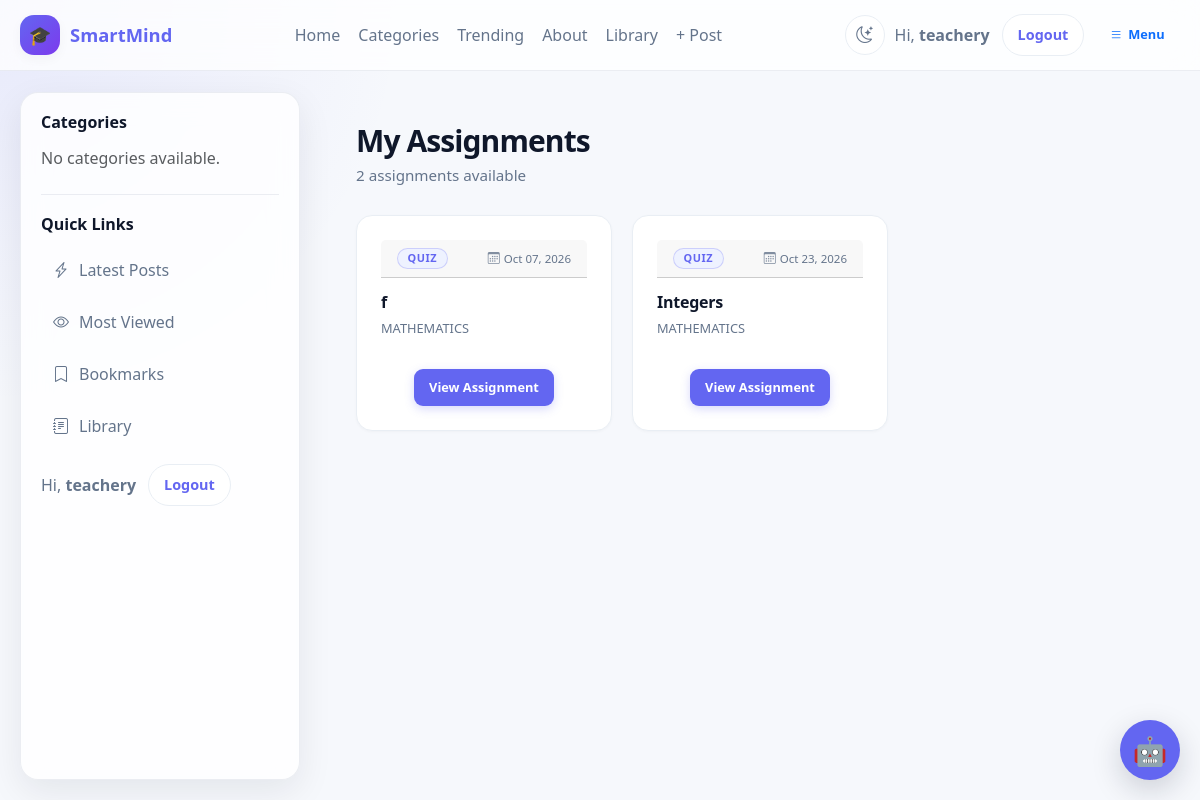
The page /assignments/ (signed in) on the database as committed earlier.
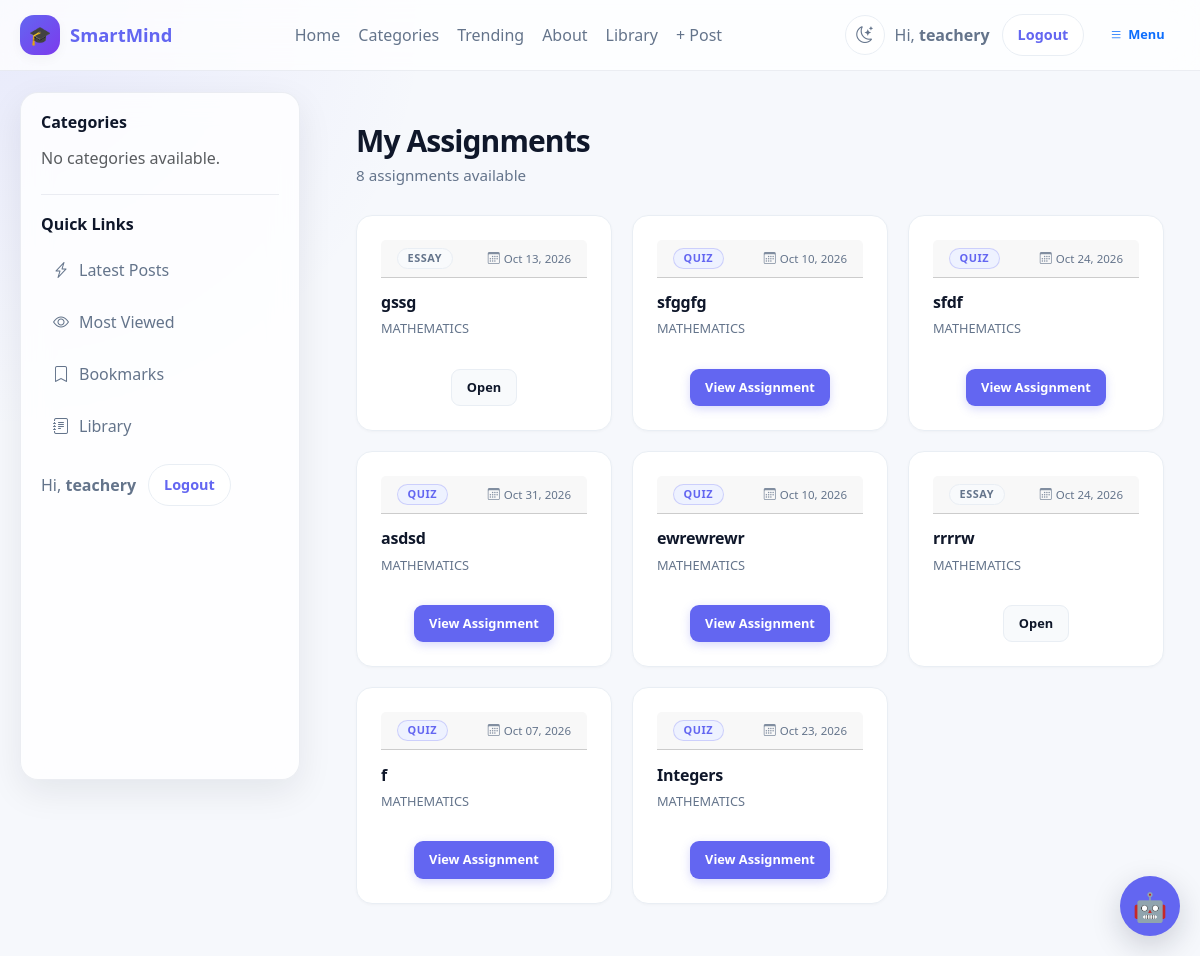
The same page on the database as committed later.
### accounts/models.py (models this page shows, shortened)
class User(AbstractUser):
    ROLE_CHOICES = [
        ("school_admin", "School Admin"),
        ("teacher", "Teacher"),
        ("student", "Student"),
        ("parent", "Parent"),
    ]
    role = models.CharField(
        max_length=20,
        choices=ROLE_CHOICES,
        default="student",
        db_index=True,
    )
    school = models.ForeignKey(
        "schools.School",
        on_delete=models.CASCADE,
        related_name="users",
        null=True,
        blank=True,
    )
    school_class = models.ForeignKey(
        "schools.SchoolClass",
        on_delete=models.SET_NULL,
        related_name="students",
        null=True,
        blank=True,
    )
    teacher_role = models.ForeignKey(
        "TeacherRole",
        on_delete=models.SET_NULL,
        null=True,
        blank=True,
        related_name="teachers",
    )
    admission_number = models.CharField(
        max_length=30,
        unique=True,
        blank=True,
        null=True,
        db_index=True,
    )
    employee_number = models.CharField(
        max_length=30,
        unique=True,
        blank=True,
        null=True,
        db_index=True,
    )
    tsc_number = models.CharField(
        max_length=30,
        blank=True,
        null=True,
    )
    phone_number = models.CharField(max_length=20, blank=True)
    profile_picture = models.ImageField(upload_to="profiles/", blank=True, null=True)
    date_of_birth = models.DateField(blank=True, null=True)
    is_verified = models.BooleanField(default=False)
    created_at = models.DateTimeField(default=timezone.now)
    updated_at = models.DateTimeField(auto_now=True)

### assignments/models.py (models this page shows, shortened)
class Assignment(models.Model):
    ASSIGNMENT_TYPES = (
        ('essay', 'Essay / Written'),
        ('quiz', 'Multiple Choice Quiz'),
        ('mixed', 'Mixed'),
    )
    title = models.CharField(max_length=200)
    description = CKEditor5Field("Description", config_name="default")
    teacher = models.ForeignKey(
        'accounts.User',
        on_delete=models.CASCADE,
        related_name="created_assignments"
    )
    from .storage import AssignmentStorage
    attachment = models.FileField(
        storage=AssignmentStorage(),
        upload_to="",
        blank=True,
        null=True,
    )
    school_class = models.ForeignKey(
        'schools.SchoolClass',
        on_delete=models.CASCADE,
        related_name="assignments",
    )
    subject = models.ForeignKey(
        "Subject",
        on_delete=models.CASCADE,
        related_name="assignments"
    )
    assignment_type = models.CharField(
        max_length=20,
        choices=ASSIGNMENT_TYPES,
        default='essay'
    )
    due_date = models.DateTimeField()
    total_marks = models.FloatField(default=100)
    duration_minutes = models.IntegerField(null=True, blank=True)
    is_timed = models.BooleanField(default=False)
    created_at = models.DateTimeField(auto_now_add=True)
    class Meta:
        ordering = ['-created_at']
        indexes = [
            models.Index(fields=["school_class"]),
            models.Index(fields=["subject"]),
            models.Index(fields=["teacher"]),
            models.Index(fields=["due_date"]),
        ]

class Subject(models.Model):
    school = models.ForeignKey(
        School,
        on_delete=models.CASCADE,
        related_name="subjects"
    )
    name = models.CharField(max_length=100)
    code = models.CharField(max_length=20, blank=True)
    class Meta:
        unique_together = ('school', 'name')

### assignments/views.py (the view)
# urls.py: path('', views.assignment_list, name='assignment_list'),
@login_required
def assignment_list(request):
    user = request.user
    if user.role == "student":
        enrollment = get_object_or_404(
            Enrollment.objects.select_related("school_class"),
            student=user
        )
        assignments = Assignment.objects.filter(
            school_class=enrollment.school_class
        )
    elif user.role == "teacher":
        assignments = Assignment.objects.filter(
            teacher=user
        )
    elif user.role == "school_admin":
        assignments = Assignment.objects.filter(
            school_class__school=user.school
        )
    else:
        return HttpResponseForbidden(
            "You do not have permission to view assignments."
        )
    assignments = assignments.select_related(
        "teacher",
        "subject",
        "school_class"
    )
    return render(
        request,
        "assignment_list.html",
        {
            "assignments": assignments
        }
    )

### assignments/templates/assignment_list.html (shortened to what this page needs)
{% extends "base.html" %}
{% load static %}
{% block content %}
<section class="assignments">
  <header class="assignments-header">
    <h2>My Assignments</h2>
    <p class="subtitle">
      {{ assignments|length }} assignment{{ assignments|length|pluralize }} available
    </p>
  </header>
  <div class="grid">
    {% for a in assignments %}
      <article class="card">
        <div class="card-header">
          <span class="badge badge-{{ a.assignment_type|default:'default' }}">
            {{ a.assignment_type|default:"Assignment"|title }}
          </span>
          {% if a.due_date %}
            <span class="due-date">
              <i class="bi bi-calendar3"></i>
              {{ a.due_date|date:"M d, Y" }}
            </span>
          {% endif %}
        </div>
        <h3 class="card-title">{{ a.title }}</h3>
        <p class="card-subject">{{ a.subject.name }}</p>
        <div class="card-actions">
          {% if a.assignment_type == "quiz" %}
            <a class="btn btn-primary" href="{% url 'assignment_detail' a.id %}">
              View Assignment
            </a>
          {% else %}
            <a class="btn btn-secondary" href="{% url 'assignment_detail' a.id %}">
              Open
            </a>
          {% endif %}
        </div>
      </article>
    {% empty %}
      <div class="empty-state">
        <div class="empty-icon">📚</div>
        <h3>No assignments yet</h3>
        <p>You're all caught up. Check back later!</p>
      </div>
    {% endfor %}
  </div>
</section>
{% endblock %}

### blog/templates/base.html (shortened to what this page needs)
{% load static %}
<!DOCTYPE html>
<html lang="en" data-theme="light">
<head>
    <link href="https://cdn.jsdelivr.net/npm/bootstrap@5.3.7/dist/css/bootstrap.min.css" rel="stylesheet">
    <link rel="stylesheet" href="https://cdn.jsdelivr.net/npm/bootstrap-icons@1.11.3/font/bootstrap-icons.min.css">
    <link rel="stylesheet" href="{% static 'smartmind_ai/chatbot.css' %}">
    <link rel="stylesheet" href="{% static 'django_ckeditor_5/dist/styles.css' %}">
</head>
<body>
<div class="site-shell">
    <header class="site-navbar">
        <div class="nav-inner">
            <a href="{% url 'dashboard' %}" class="brand">
                <span class="brand-badge">🎓</span>
                <span>SmartMind</span>
            </a>
            <nav class="nav-links" aria-label="Main navigation">
                {% if user.is_authenticated %}
                    <a href="{% url 'dashboard' %}">Home</a>
                {% else %}
                    <a href="{% url 'blog:home' %}">Home</a>
                {% endif %}
                <a href="#">Categories</a>
                <a href="#">Trending</a>
                <a href="#">About</a>
                <a href="{% url 'library:home' %}">Library</a>
                {% if user.is_authenticated %}
                    {% if user.is_superuser or user.role == "school_admin" or user.role == "teacher" %}
                        <a href="{% url 'blog:add_post' %}">+ Post</a>
                    {% endif %}
                {% endif %}
            </nav>
            <div class="nav-actions">
                <button type="button"
                        class="theme-toggle"
                        id="themeToggle"
                        aria-label="Toggle dark mode"
                        title="Toggle light / dark theme">
                    <i class="bi bi-moon-stars icon-moon"></i>
                </button>
                <div class="user-box">
                    {% if user.is_authenticated %}
                        <span>Hi, <strong>{{ user.username }}</strong></span>
                        <form action="{% url 'logout' %}" method="post" class="m-0">
                            <button type="submit" class="btn-pill">Logout</button>
                        </form>
                    {% else %}
                        <a href="{% url 'login' %}" class="btn-pill">Login</a>
                    {% endif %}
                </div>
                <button class="btn btn-outline-primary mobile-menu-btn"
                        type="button"
                        data-bs-toggle="offcanvas"
                        data-bs-target="#mobileSidebar"
                        aria-controls="mobileSidebar">
                    <i class="bi bi-list"></i> Menu
                </button>
            </div>
        </div>
    </header>
    <div class="layout">
        <aside class="sidebar d-none d-lg-block">
            <div class="sidebar-section">
                <h3>Categories</h3>
                <div class="sidebar-links">
                    {% for category in categories %}
                        <a href="{% url 'blog:category_post' category.slug %}">
                            <i class="bi bi-folder2"></i>
                            <span>{{ category.name }}</span>
                        </a>
                    {% empty %}
                        <p class="text-muted mb-0">No categories available.</p>
                    {% endfor %}
                </div>
            </div>
            <div class="sidebar-section">
                <h3>Quick Links</h3>
                <div class="sidebar-links">
                    <a href="#"><i class="bi bi-lightning-charge"></i><span>Latest Posts</span></a>
                    <a href="#"><i class="bi bi-eye"></i><span>Most Viewed</span></a>
                    <a href="#"><i class="bi bi-bookmark"></i><span>Bookmarks</span></a>
                    <a href="{% url 'library:home' %}"><i class="bi bi-journal-text"></i><span>Library</span></a>
                </div>
                <div class="user-box mt-3">
                    {% if user.is_authenticated %}
                        <span>Hi, <strong>{{ user.username }}</strong></span>
                        <form action="{% url 'logout' %}" method="post" class="m-0">
                            <button type="submit" class="btn-pill">Logout</button>
                        </form>
                    {% else %}
                        <a href="{% url 'login' %}" class="btn-pill">Login</a>
                    {% endif %}
                </div>
            </div>
        </aside>
        <main>
            <div class="content-wrap">
                {% block content %}{% endblock %}
            </div>
        </main>
    </div>
</div>
{% include "smartmind_ai/chatbot.html" %}
</body>
</html>

### smartmind_ai/templates/smartmind_ai/chatbot.html (shortened to what this page needs)
{% load static %}
<div id="smartmind-chat-button" aria-label="Open chat">
    🤖
</div>

### static/smartmind_ai/chatbot.css (style rules this page uses)
#smartmind-chat-button { position: fixed; right: 20px; bottom: 20px; width: 65px; height: 65px; border: none; border-radius: 50%; background: #0d6efd; color: #ffffff; display: flex; align-items: center; justify-content: center; font-size: 30px; cursor: pointer; box-shadow: 0 8px 20px rgba(0, 0, 0, 0.30); z-index: 999999; transition: transform 0.2s ease, box-shadow 0.2s ease; }

### blog/templates/base.html (style rules this page uses)
:root, [data-theme="light"] { --bg: #f6f8fc; --surface: rgba(255, 255, 255, 0.82); --surface-solid: #ffffff; --surface-alt: #f8fafc; --text: #0f172a; --muted: #64748b; --primary: #6366f1; --primary-2: #4f46e5; --primary-soft: #eef2ff; --border: rgba(148, 163, 184, 0.18); --border-solid: #e9eef4; --shadow: 0 12px 35px rgba(15, 23, 42, 0.08); --shadow-sm: 0 4px 12px rgba(15, 23, 42, 0.04); --navbar-bg: rgba(255, 255, 255, 0.76); --radius: 18px; --navbar-h: 72px; --sidebar-w: 280px; --layout-pad: 20px; --ease: cubic-bezier(.4, 0, .2, 1); }
* { box-sizing: border-box; }
html { scroll-behavior: smooth; }
body { margin: 0; font-family: system-ui, -apple-system, BlinkMacSystemFont, "Segoe UI", sans-serif; background: radial-gradient(circle at top left, rgba(99, 102, 241, 0.10), transparent 28%), linear-gradient(180deg, var(--bg) 0%, var(--bg) 100%); color: var(--text); overflow-x: hidden; transition: background-color .3s var(--ease), color .3s var(--ease); }
a { text-decoration: none; }
.site-shell { min-height: 100vh; display: flex; flex-direction: column; }
.site-navbar { position: sticky; top: 0; z-index: 1030; backdrop-filter: blur(16px); -webkit-backdrop-filter: blur(16px); background: var(--navbar-bg); border-bottom: 1px solid var(--border); transition: background-color .3s var(--ease), border-color .3s var(--ease); }
.nav-inner { max-width: 1400px; margin: 0 auto; padding: 14px 20px; display: flex; align-items: center; justify-content: space-between; gap: 16px; }
.brand { display: flex; align-items: center; gap: 10px; font-weight: 800; color: var(--primary); font-size: 1.15rem; white-space: nowrap; }
.brand-badge { width: 40px; height: 40px; display: grid; place-items: center; border-radius: 14px; background: linear-gradient(135deg, var(--primary), #7c3aed); color: #fff; box-shadow: var(--shadow-sm); }
.nav-links { display: flex; align-items: center; gap: 18px; flex-wrap: wrap; }
.nav-links a { color: var(--muted); font-weight: 500; transition: color 0.2s ease; }
.nav-actions { display: flex; align-items: center; gap: 10px; }
.user-box { display: flex; align-items: center; gap: 12px; color: var(--muted); }
.btn-pill { border: 1px solid var(--border-solid); background: var(--surface-solid); color: var(--primary); padding: 9px 15px; border-radius: 999px; font-weight: 600; transition: all 0.2s var(--ease); font-size: .9rem; }
.theme-toggle { width: 40px; height: 40px; border-radius: 50%; border: 1px solid var(--border-solid); background: var(--surface-solid); color: var(--muted); cursor: pointer; display: inline-flex; align-items: center; justify-content: center; font-size: 1.05rem; transition: all .2s var(--ease); -webkit-tap-highlight-color: transparent; flex-shrink: 0; padding: 0; }
.theme-toggle .icon-moon { display: inline; }
.mobile-menu-btn { display: none; }
.layout { display: flex; align-items: flex-start; width: 100%; padding: var(--layout-pad); flex: 1; }
.sidebar { position: fixed; top: calc(var(--navbar-h) + var(--layout-pad)); left: var(--layout-pad); width: var(--sidebar-w); height: calc(100vh - var(--navbar-h) - (var(--layout-pad) * 2)); overflow-y: auto; background: var(--surface); backdrop-filter: blur(14px); -webkit-backdrop-filter: blur(14px); border: 1px solid var(--border); border-radius: var(--radius); box-shadow: var(--shadow); padding: 20px; transition: background-color .3s var(--ease), border-color .3s var(--ease), box-shadow .3s var(--ease); }
.sidebar-section + .sidebar-section { margin-top: 24px; padding-top: 20px; border-top: 1px solid var(--border); }
.sidebar h3 { margin: 0 0 14px; font-size: 1rem; font-weight: 700; color: var(--text); }
.sidebar-links { display: grid; gap: 8px; }
.sidebar-links a { display: flex; align-items: center; gap: 10px; padding: 10px 12px; border-radius: 12px; color: var(--muted); transition: background 0.2s ease, color 0.2s ease, transform 0.2s ease; }
main { flex: 1; margin-left: calc(var(--sidebar-w) + var(--layout-pad) + 20px); min-width: 0; padding: 0; }
.content-wrap { background: transparent; min-width: 0; }

Rows that differ between the two databases and show on the page:
added Assignment: assignment_type "ESSAY", due_date "Oct 13, 2026", title "gssg", subject.name "MATHEMATICS", shows "Open"
added Assignment: assignment_type "QUIZ", due_date "Oct 10, 2026", title "sfggfg", subject.name "MATHEMATICS", shows "View Assignment"
added Assignment: assignment_type "QUIZ", due_date "Oct 24, 2026", title "sfdf", subject.name "MATHEMATICS", shows "View Assignment"
added Assignment: assignment_type "QUIZ", due_date "Oct 31, 2026", title "asdsd", subject.name "MATHEMATICS", shows "View Assignment"
added Assignment: assignment_type "QUIZ", due_date "Oct 10, 2026", title "ewrewrewr", subject.name "MATHEMATICS", shows "View Assignment"
added Assignment: assignment_type "ESSAY", due_date "Oct 24, 2026", title "rrrrw", subject.name "MATHEMATICS", shows "Open"
Other text that changed with them:
{{ assignments|length }}: "2" → "8"
